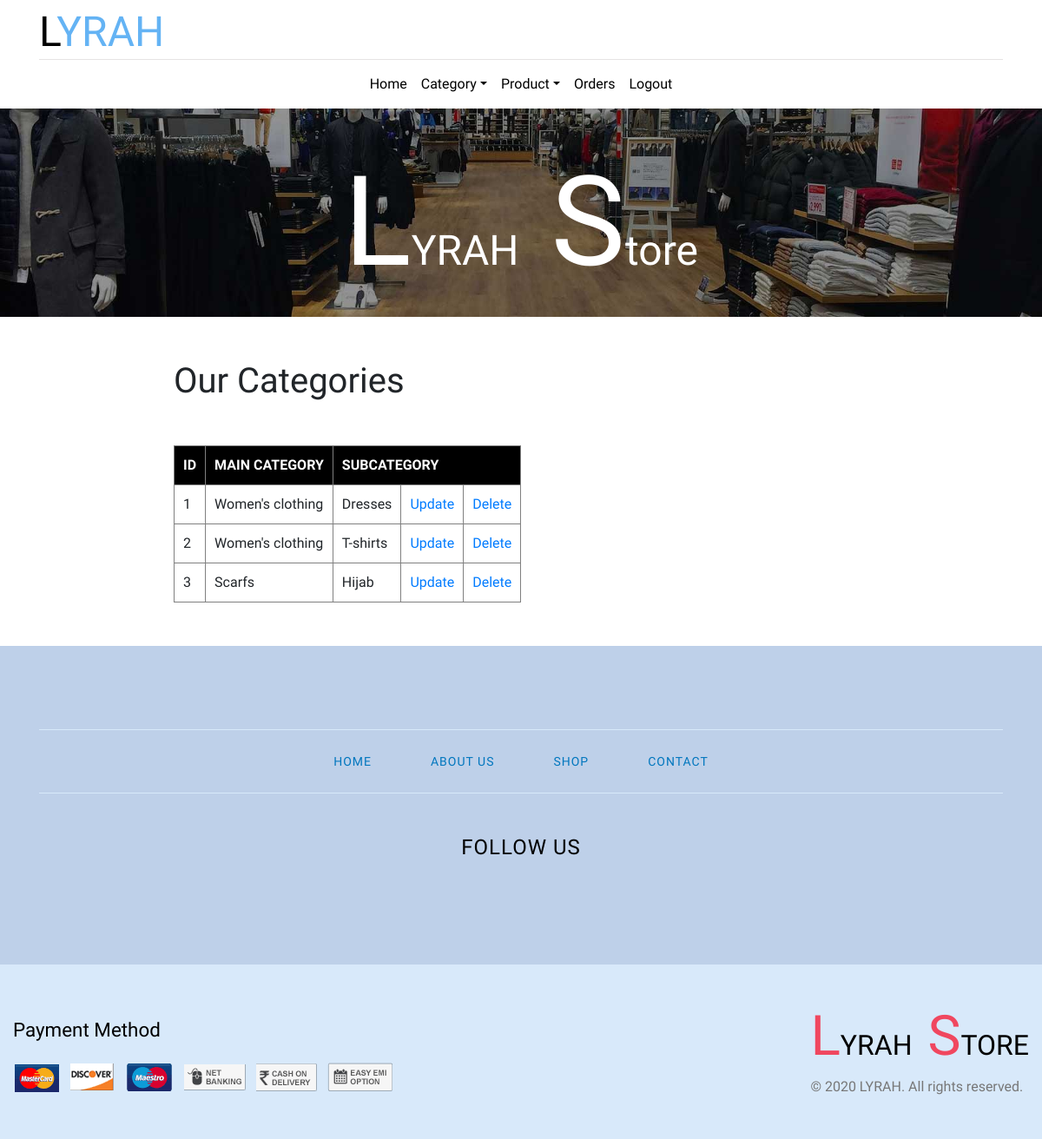
/admin/viewcategory.php, run on an earlier commit of the app's database.
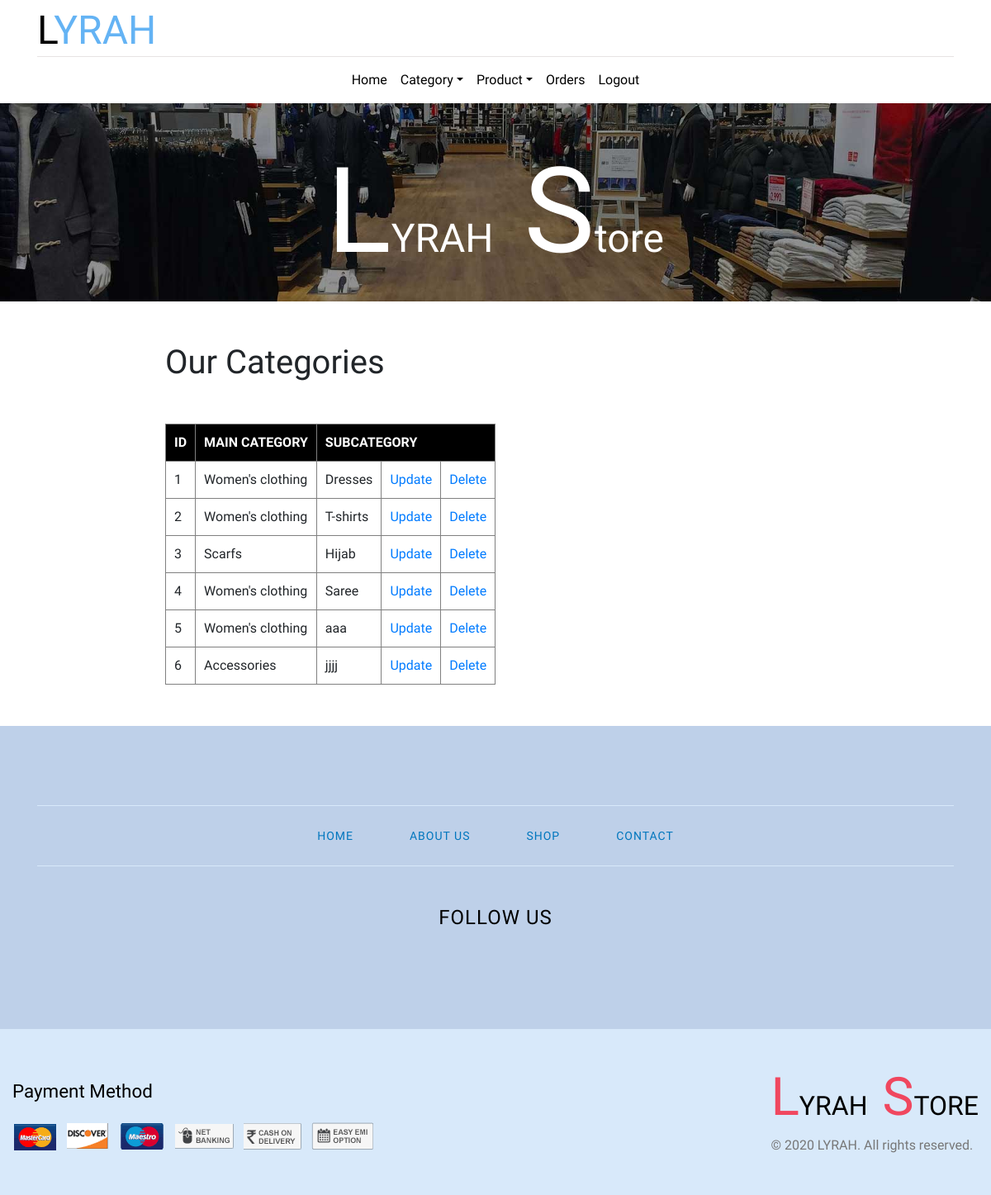
And on a later commit of the database.
### tables this page shows
CREATE TABLE IF NOT EXISTS `tblsubcategory` (
  `subid` int(11) NOT NULL AUTO_INCREMENT,
  `catid` int(11) NOT NULL,
  `subcategory` varchar(50) NOT NULL,
  `status` varchar(50) NOT NULL,
  PRIMARY KEY (`subid`)
);

CREATE TABLE IF NOT EXISTS `tblcategory` (
  `catid` int(11) NOT NULL AUTO_INCREMENT,
  `category` varchar(50) NOT NULL,
  PRIMARY KEY (`catid`)
);

### admin/viewcategory.php (the view, shortened to what this page needs)
<?php
include '../connection.php';
?>
<div style="margin-top: 50px; margin-left: 150px; ">
    <h1 style="margin:50px;">Our Categories</h1>
<table border="1" style="margin:50px;">
            <tr>
                <th>ID</th>
                <th>MAIN CATEGORY</th>
                <th colspan="3">SUBCATEGORY</th>
            </tr>
            <?php
                        $q="select tblcategory.category,tblsubcategory.* from tblcategory,tblsubcategory where tblcategory.catid=tblsubcategory.catid and tblsubcategory.status='active'";
                        $s= mysqli_query($conn, $q);
                        while($r= mysqli_fetch_array($s))
                        {
                            echo '<tr>';
                            echo '<td>'.$r['subid'].'</td>';
                            echo '<td>'.$r['category'].'</td>';
                            echo '<td>'.$r['subcategory'].'</td>';
                            echo '<td><a href="updatecategory.php?id='.$r['subid'].'">Update</a></td>';
                            echo '<td><a href="deletecategory.php?id='.$r['subid'].'">Delete</a></td>';
                            echo '</tr>';
                        }
                   ?>
        </table>
</div>

What changed in the data, as far as the page shows it:
added tblsubcategory: subid "4", catid.category "Women's clothing", subcategory "Saree"
added tblsubcategory: subid "5", catid.category "Women's clothing", subcategory "aaa"
added tblsubcategory: subid "6", catid.category "Accessories", subcategory "jjjj"
